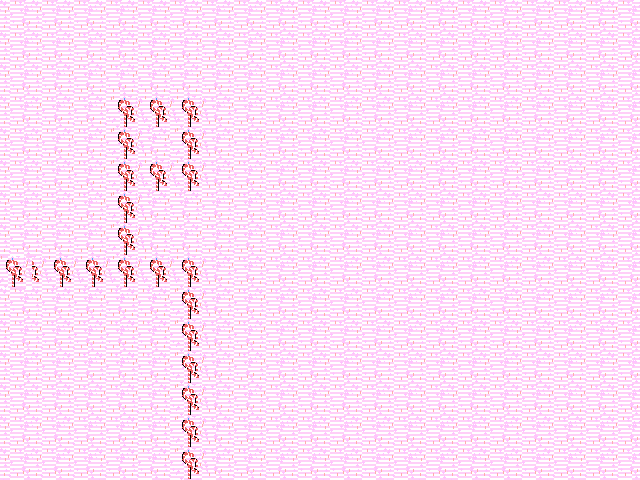

Below is a game level as drawn by its tile map, then a one-line description and the .tmx that defines it (tile-layer data replaced by summaries):
An orthogonal 40x30 tile map with 16x16 px tiles, 1 tile layer (Tile Layer 1) and 13 objects.

<map version="1.0" orientation="orthogonal" width="40" height="30" tilewidth="16" tileheight="16">
 <tileset firstgid="1" name="test_tileset" tilewidth="16" tileheight="16">
  <image source="test_tileset.png" width="192" height="192" />
 </tileset>
 <layer name="Tile Layer 1" width="40" height="30">
  <data>[1200 cells, 1200 non-empty, 8 distinct tile ids]</data>
 </layer>
 <objectgroup name="Solids" width="40" height="30">
  <object x="0" y="256" width="208" height="32" />
  <object x="176" y="288" width="32" height="192" />
  <object x="112" y="96" width="32" height="160" />
  <object x="144" y="96" width="64" height="32" />
  <object x="176" y="128" width="32" height="64" />
  <object x="144" y="160" width="32" height="32" />
 </objectgroup>
 <objectgroup name="BoundingSolids" width="40" height="30">
  <object x="224" y="208" width="32" height="32" />
  <object x="272" y="208" width="32" height="32" />
 </objectgroup>
 <objectgroup name="Portals" width="40" height="30">
  <object x="64" y="304" width="16" height="16" />
  <object x="48" y="160" width="16" height="16" />
 </objectgroup>
 <objectgroup name="Goal" width="40" height="30">
  <object x="559" y="31" width="32" height="32" />
 </objectgroup>
 <objectgroup name="Windows" width="40" height="30">
  <object x="16" y="368" width="16" height="16" />
  <object x="320" y="288" width="16" height="16" />
 </objectgroup>
</map>
